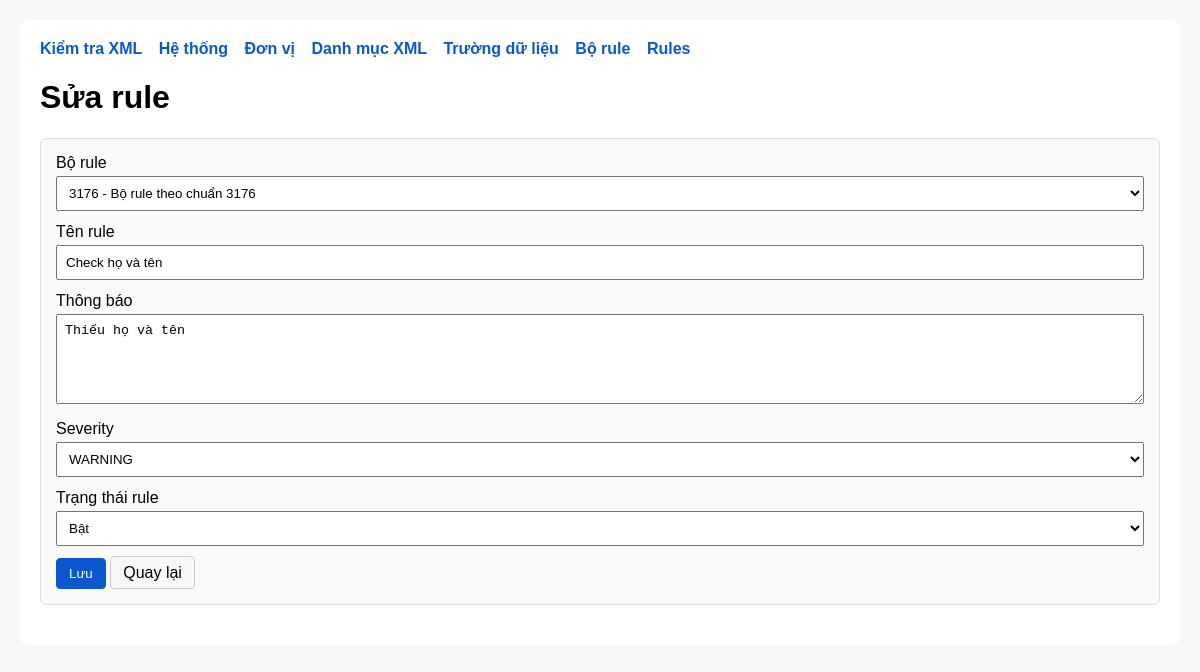
/rules/1/edit, run on an earlier commit of the app's database.
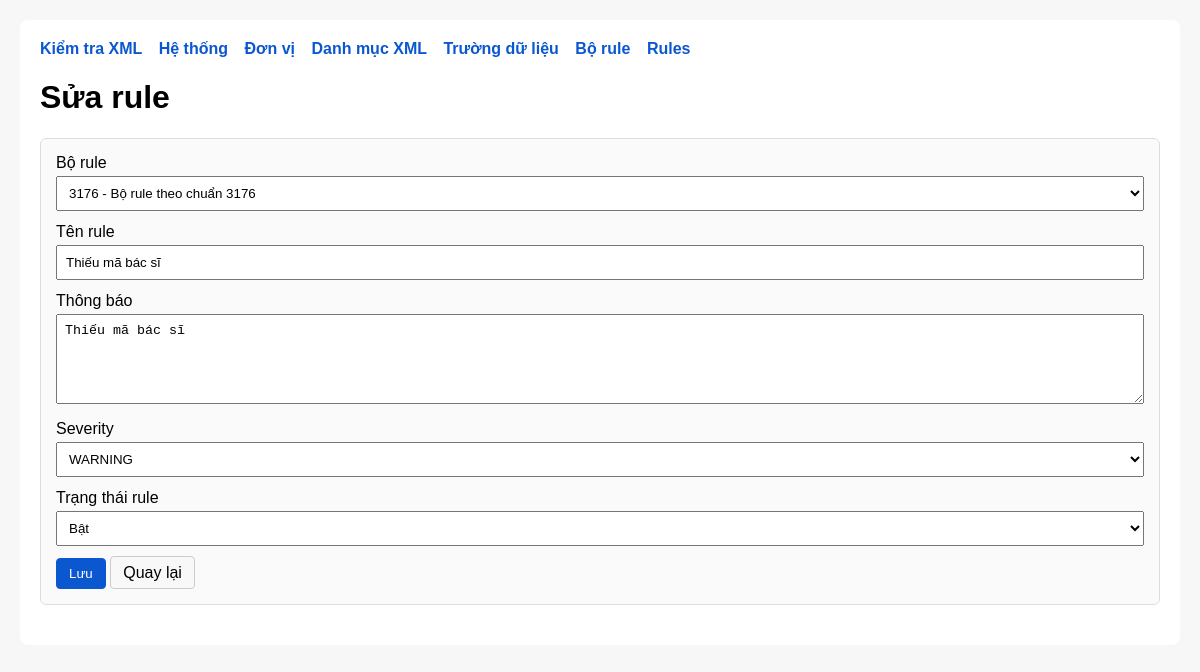
And on a later commit of the database.
### models/rule_model.py (models this page shows, shortened)
class Rule(db.Model):
    __tablename__ = "rule"
    id = db.Column(db.Integer, primary_key=True)
    bo_rule_id = db.Column(db.Integer, db.ForeignKey("bo_rule.id"), nullable=False)
    ten_rule = db.Column(db.String(255), nullable=False)
    thong_bao = db.Column(db.String(500), nullable=False)
    severity = db.Column(db.String(50), nullable=False, default="WARNING")
    is_active = db.Column(db.Boolean, nullable=False, default=True)
    bo_rule = db.relationship("BoRule", backref="rules")

class BoRule(db.Model):
    __tablename__ = "bo_rule"
    id = db.Column(db.Integer, primary_key=True)
    ma_bo_rule = db.Column(db.String(100), nullable=False, unique=True)
    ten_bo_rule = db.Column(db.String(255), nullable=False)
    mo_ta = db.Column(db.String(500), nullable=True)
    is_active = db.Column(db.Boolean, nullable=False, default=True)

### routes/rule_routes.py (the view, shortened to what this page needs)
@rule_bp.route("/<int:rule_id>/edit", methods=["GET", "POST"])
def edit_rule(rule_id):
    item = Rule.query.get_or_404(rule_id)
    bo_rules = BoRule.query.order_by(BoRule.id.asc()).all()
    return render_template("rule_form.html", item=item, bo_rules=bo_rules)

### templates/rule_form.html (shortened to what this page needs)
{% extends "base.html" %}
{% block content %}
<h1>{% if item %}Sửa rule{% else %}Thêm rule{% endif %}</h1>
<div class="form-box">
    <form method="POST">
        <label>Bộ rule</label>
        <select name="bo_rule_id" required>
            {% for b in bo_rules %}
                <option value="{{ b.id }}" {% if item and item.bo_rule_id == b.id %}selected{% endif %}>
                    {{ b.ma_bo_rule }} - {{ b.ten_bo_rule }}
                </option>
            {% endfor %}
        </select>
        <label>Tên rule</label>
        <input type="text" name="ten_rule" required value="{{ item.ten_rule if item else '' }}">
        <label>Thông báo</label>
        <textarea name="thong_bao" required>{{ item.thong_bao if item else '' }}</textarea>
        <label>Severity</label>
        <select name="severity">
            <option value="WARNING" {% if item and item.severity == 'WARNING' %}selected{% endif %}>WARNING</option>
        </select>
        <label>Trạng thái rule</label>
        <select name="is_active">
            <option value="1" {% if not item or item.is_active %}selected{% endif %}>Bật</option>
        </select>
        <button type="submit" class="btn btn-primary">Lưu</button>
        <a href="/rules" class="btn">Quay lại</a>
    </form>
</div>
{% endblock %}

What changed in the data, as far as the page shows it:
changed Rule "WARNING": ten_rule "Check họ và tên" → "Thiếu mã bác sĩ"; thong_bao "Thiếu họ và tên" → "Thiếu mã bác sĩ"
